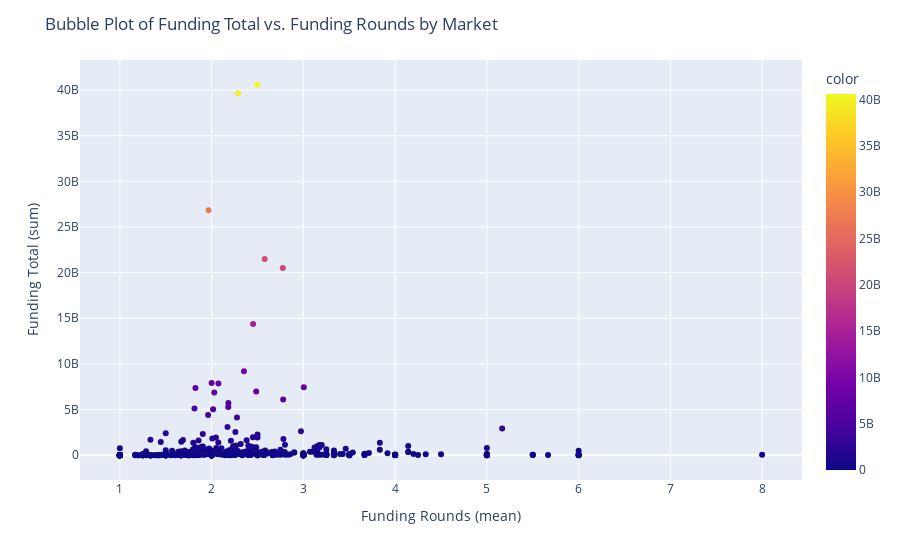

The cell this chart's notebook holds for it:
### Markdown cell above
### 5. What is the relationship between funding total and funding rounds by market?

### Code cell
# Calculate the mean funding rounds by market
market_funding_rounds = data.groupby('market')['funding_rounds'].mean()

# Calculate the total funding by market
market_funding_total = data.groupby('market')['funding_total_usd'].sum()

# Create a bubble plot using Plotly Express
fig = px.scatter(x=market_funding_rounds, y=market_funding_total, color=market_funding_total)

# Set the plot title and axis labels
fig.update_layout(
    title="Bubble Plot of Funding Total vs. Funding Rounds by Market",
    xaxis_title="Funding Rounds (mean)",
    yaxis_title="Funding Total (sum)"
)

# Adjust the width of the figure
fig.update_layout(width=900)

# Display the plot
fig.show()

### Figure 1 — Plotly figure (JSON) as saved in the notebook; plotly's stock layout.template omitted (floating-point values rounded to 4 significant figures; data arrays with more than 128 entries replaced by an {"elided": "..."} marker saying what was removed)
{"data": [{"hovertemplate": "x=%{x}<br>y=%{y}<br>color=%{marker.color}<extra></extra>", "legendgroup": "", "marker": {"color": {"elided": "651 int values"}, "coloraxis": "coloraxis", "symbol": "circle"}, "mode": "markers", "name": "", "orientation": "v", "showlegend": false, "type": "scatter", "x": {"elided": "651 float values"}, "xaxis": "x", "y": {"elided": "651 int values"}, "yaxis": "y"}], "layout": {"coloraxis": {"colorbar": {"title": {"text": "color"}}, "colorscale": [[0, "#0d0887"], [0.1111, "#46039f"], [0.2222, "#7201a8"], [0.3333, "#9c179e"], [0.4444, "#bd3786"], [0.5556, "#d8576b"], [0.6667, "#ed7953"], [0.7778, "#fb9f3a"], [0.8889, "#fdca26"], [1, "#f0f921"]]}, "legend": {"tracegroupgap": 0}, "margin": {"t": 60}, "title": {"text": "Bubble Plot of Funding Total vs. Funding Rounds by Market"}, "width": 900, "xaxis": {"anchor": "y", "domain": [0, 1], "title": {"text": "Funding Rounds (mean)"}}, "yaxis": {"anchor": "x", "domain": [0, 1], "title": {"text": "Funding Total (sum)"}}}}
